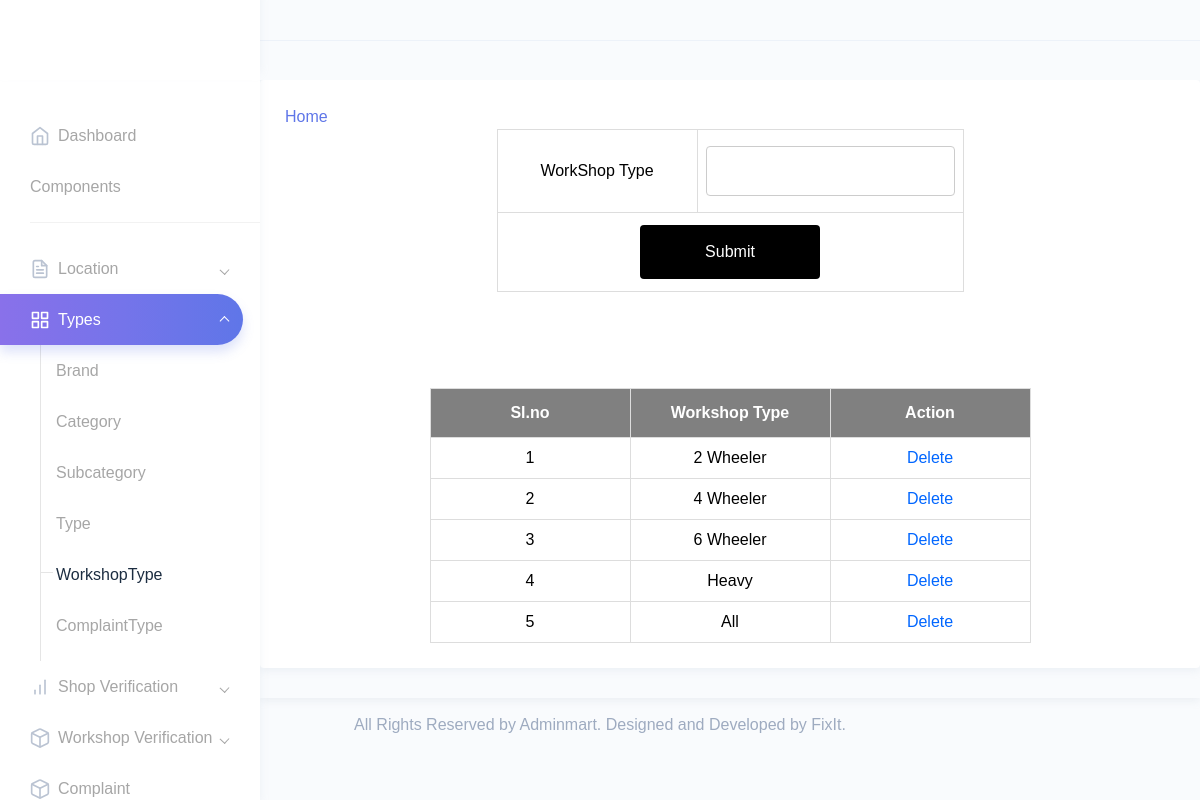
Page /Project/Admin/WorkshopType.php (signed in) on the committed database.
### tables this page shows
CREATE TABLE `tbl_workshoptype` (
  `workshoptype_id` int(11) NOT NULL,
  `workshoptype_name` varchar(50) NOT NULL
);

### Project/Admin/WorkshopType.php (the view, shortened to what this page needs)
<?php
include("Head.php");
						?>
<!DOCTYPE html PUBLIC "-//W3C//DTD XHTML 1.0 Transitional//EN" "http://www.w3.org/TR/xhtml1/DTD/xhtml1-transitional.dtd">
<html xmlns="http://www.w3.org/1999/xhtml">
<head>
</head>
<body>
<a href="HomePage.php">Home</a>
<div id="tab" align="center">
<form id="form1" name="form1" method="post" action="">
  <table  border="1" cellpadding="5" align="center">
    <tr align="center">
      <td>WorkShop Type</td>
      <td><input type="text" name="txtwst" id="txtwst" required="required" autocomplete="off"/></td>
    </tr>
    <tr align="center">
      <td colspan="2"><div align="center">
        <input type="submit" name="btnsave" id="btnsave" value="Submit" />
      </div></td>
    </tr>
  </table>
  <br /> <br /> <br />
  <br />
   <table border="1"al align="center"cellpadding="5">
    <tr align="center">
      <th>Sl.no</th>
      <th>Workshop Type</th>
      <th colspan="2"><div align="center">Action</div></th>
    </tr>
<?php
$i=0;
$selqry = "select * from tbl_workshoptype";
$result=$conn->query($selqry);
while($row = $result->fetch_assoc())
{
	$i++;
?>
		<tr align="center">
        	<td>
            <?php echo $i;?>
            </td>
            <td>
            <?php echo $row["workshoptype_name"];?>
            </td>
       		<td width="132"colspan="2"align="center">
        <a href="WorkshopType.php?del=<?php echo $row["workshoptype_id"];?>">Delete</a></td></tr>
        <?php
}
?>
  </table>
</form>
</div>
</body>
<?php
include("Foot.php");
?>
</html>

### Project/Assets/Templates/form.css (style rules this page uses)
#tab { font-family: "Trebuchet MS", Arial, Helvetica, sans-serif; border-collapse: collapse; width: 100%; }
#tab td, #tab th { border: 1px solid #ddd; padding: 8px; color: black; text-align:center; min-width:200px; }
#tab a { color:#06F; }
#tab th { padding-top: 12px; padding-bottom: 12px; text-align:center; background-color: gray; color: white; alignment-adjust:central; }
input[type=text],[type=password],[type=email],[type=date], select { width: 100%; padding: 12px 20px; margin: 8px 0; display: inline-block; border: 1px solid #ccc; border-radius: 4px; box-sizing: border-box; }
input[type=submit] { width: 40%; background-color: black; color: white; padding: 15px; margin: 4px 0; border: none; border-radius: 4px; cursor: pointer; }

### rows in the picture
tbl_workshoptype: workshoptype_name "2 Wheeler"
tbl_workshoptype: workshoptype_name "4 Wheeler"
tbl_workshoptype: workshoptype_name "6 Wheeler"
tbl_workshoptype: workshoptype_name "Heavy"
tbl_workshoptype: workshoptype_name "All"
